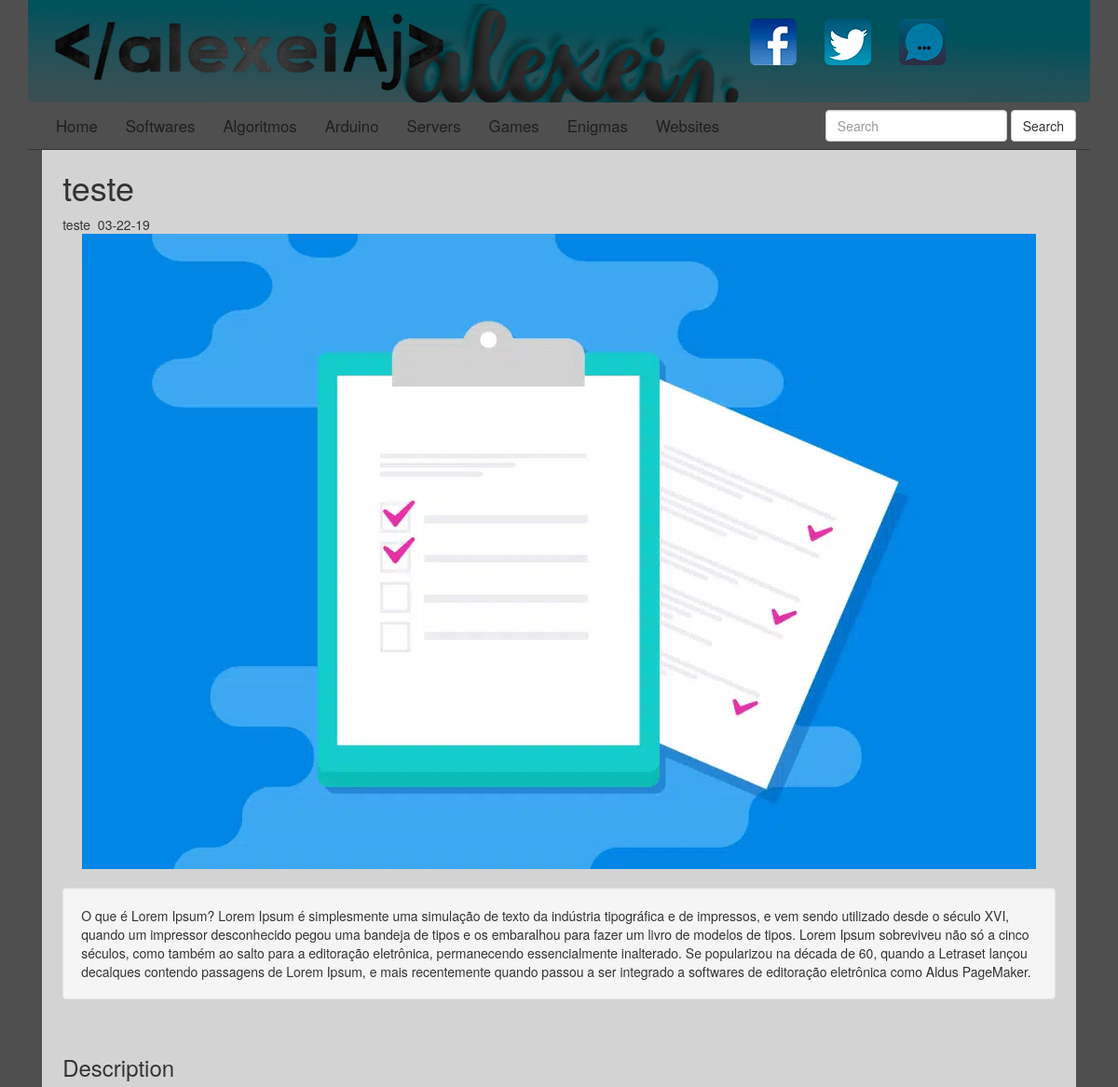
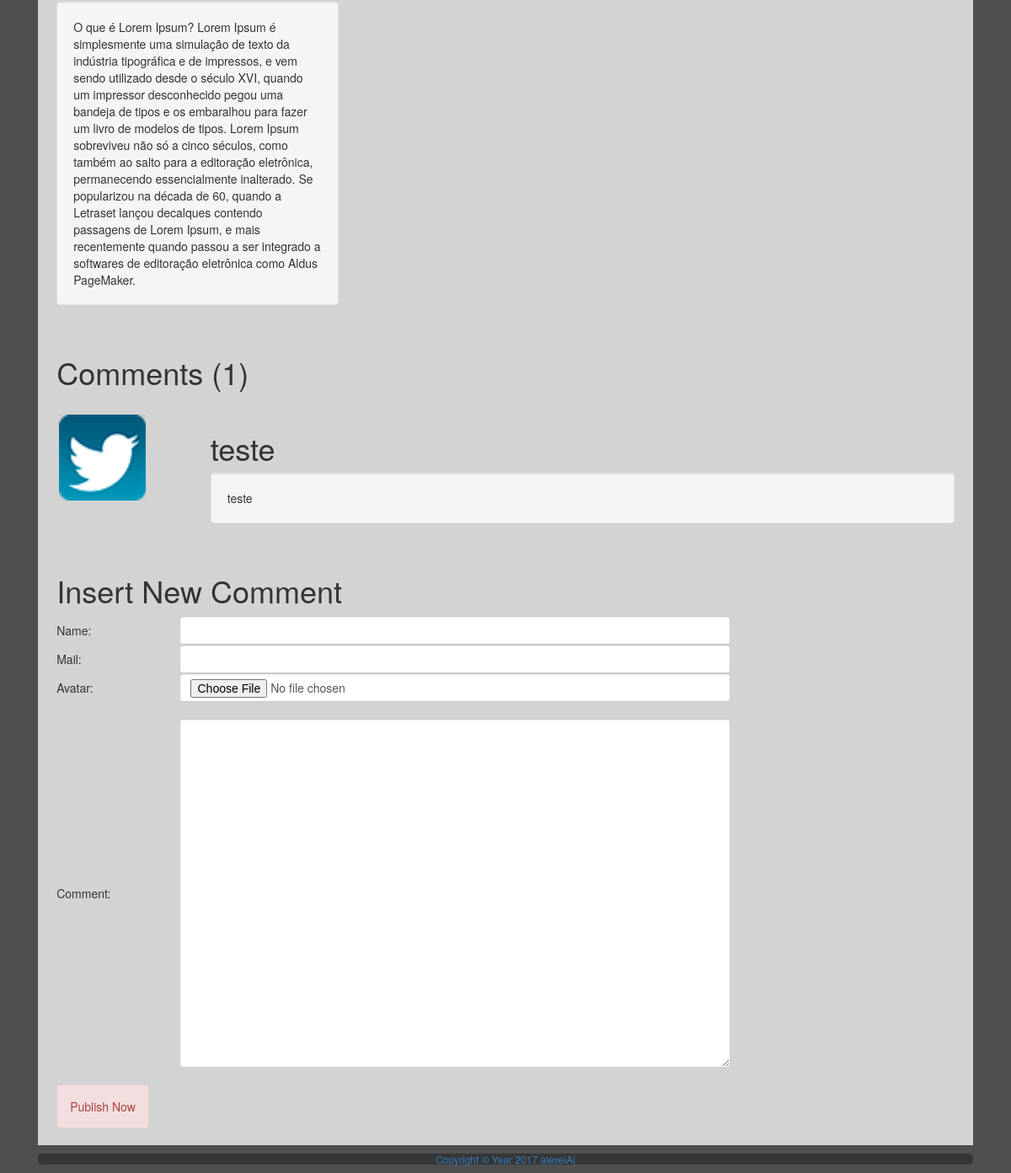
/index.php?post=1, run on the app's committed database (2 pictures, top to bottom).
### tables this page shows
CREATE TABLE IF NOT EXISTS `category` (
  `cat_id` int(11) NOT NULL AUTO_INCREMENT,
  `cat_name` text NOT NULL,
  PRIMARY KEY (`cat_id`)
);

CREATE TABLE IF NOT EXISTS `post` (
  `post_id` int(11) NOT NULL AUTO_INCREMENT,
  `post_title` text NOT NULL,
  `post_date` text NOT NULL,
  `post_author` text NOT NULL,
  `post_image` text NOT NULL,
  `post_content` text NOT NULL,
  `post_cat` int(11) NOT NULL,
  `post_desc` text NOT NULL,
  `post_key` text NOT NULL,
  PRIMARY KEY (`post_id`)
);

CREATE TABLE IF NOT EXISTS `comment` (
  `com_id` int(11) NOT NULL AUTO_INCREMENT,
  `com_name` text NOT NULL,
  `com_content` text NOT NULL,
  `com_mail` text NOT NULL,
  `com_avatar` text NOT NULL,
  `com_post` int(11) NOT NULL,
  PRIMARY KEY (`com_id`)
);

### include/post_inside.php (the view, shortened to what this page needs)
<?php
	$post_id = $_GET['post'];
	$run_post = mysqli_query($conexao ,"SELECT * FROM post WHERE post_id = '$post_id'") or die("Not Found");
	while($post_row = mysqli_fetch_array($run_post)){
			$post_id = $post_row['post_id'];
			$post_title = $post_row['post_title'];
			$post_date = $post_row['post_date'];
			$post_author = $post_row['post_author'];
			$post_image = $post_row['post_image'];
			$post_content = $post_row['post_content'];
			$post_desc = $post_row['post_desc'];
		echo ("
			<div class='row'>
				<div class='col-md-12'>
					<h1>$post_title</h1>
				</div>
			</div>
		");
		echo ("
			<div class='row'>
				<div class='col-md-12'>
					<span>$post_author<span>&nbsp&nbsp</span>$post_date</span>
				</div>
			</div>
		");
		if($post_image != ""){
			echo ("
				<div class='row'>
					<div class='col-md-12'>
						<img src='./user_img/$post_image' class='img-responsive center-block' alt='Responsive image'/>
					</div>
				</div>
				</br>
			");
		}
		if($post_content != "" && $post_content != "<br>"){
			echo ("
				<div class='row'>
					<div class='col-md-12'>
						<div class='well'>
							$post_content
						</div>
					</div>
				</div>
				</br>
			");
		}
		if($post_desc != "" && $post_desc != "<br>"){
			echo ("
				<div class='row'>
					<div class='col-md-4'>
						<h3>Description</h3>
						<div class='well'>
							$post_desc
						</div>
					</div>
					<div class='col-md-8'>
					</div>
				</div>
				</br>
			");
		}
	}
?>
<?php include './include/comment.php';?>
<?php include './include/publish_com.php';?>

### include/header.php
<header>
	<div class="container-fluid header">
		<div class="row">
			<div class="col-md-5 text-center">
				<div class="logo"><a href="index.php">
					<img src="./img/logo.png" class="img-responsive" alt="Responsive image">
				</a></div>
			</div>
			<div class="col-md-1 col-md-offset-3 text-center navbar-collapse collapse down"><a href="https://www.facebook.com/AlexeiAj">
				<img src="./img/facebook.png" class="img-responsive" alt="Responsive image">
			</a></div>
			<div class="col-md-1 text-center navbar-collapse collapse down"><a href="https://twitter.com/AlexeiAj">
				<img src="./img/twitter.png" class="img-responsive" alt="Responsive image">
			</a></div>
			<div class="col-md-1 text-center navbar-collapse collapse down"><a href="contato.php">
				<img src="./img/contato.png" class="img-responsive" alt="Responsive image">
			</a></div>
		</div>
	</div>
	<div class="container-fluid borderdown">
		<div class="menu">
			<ul class="nav navbar-nav">
				<?php
					$run_cat = mysqli_query($conexao ,"SELECT * FROM category") or die("Not Found");
					while($cat_row = mysqli_fetch_array($run_cat)){
						$cat_id = $cat_row['cat_id'];
						$cat_name = $cat_row['cat_name'];
						if($cat_id == "1"){
							echo ("<li><a href='index.php'>$cat_name</a></li>");
						}else{
							echo ("<li><a href='index.php?cat=$cat_id'>$cat_name</a></li>");
						}
					}
				?>
			</ul>
			<form class="navbar-form navbar-right navbar-collapse collapse">
				<input type="text" class="form-control" placeholder="Search" name="src">
				<button type="submit" class="btn btn-default">Search</button>
			</form>
		</div>
	</div>
</header>

### include/comment.php (shortened to what this page needs)
<?php
	$run_com = mysqli_query($conexao ,"SELECT * FROM comment order by com_id") or die("Not Found");
	$comments = 0;
	while($com_row = mysqli_fetch_array($run_com)){
			$com_post = $com_row['com_post'];
		if($com_post == $post_id){
			$comments++;
		}
	}
	echo ("<h1>Comments ($comments)</h1></br>");
	$run_com = mysqli_query($conexao ,"SELECT * FROM comment order by com_id") or die("Not Found");
	while($com_row = mysqli_fetch_array($run_com)){
			$com_name = $com_row['com_name'];
			$com_avatar = $com_row['com_avatar'];
			$com_content = $com_row['com_content'];
			$com_post = $com_row['com_post'];
		if($com_post == $post_id){
			if($com_avatar != ""){
				echo ("
					<div class='row'>
						<div class='col-md-2'>
							<div class='webcolorlightgray pad_in'>
								<img src='./user_img/$com_avatar' class='img-responsive' alt='Responsive image' width='70%' heigth='60%'/>
							</div>
						</div>
						<div class='col-md-10'>
							<h1>$com_name</h1>
							<div class='well'>$com_content</div>
						</div>
					</div>
					</br>
				");
			}
		}
	}
?>

### css/style.css (style rules this page uses)
.down { margin-top:20px; }
.webcolorgray { background-color:#4F4F4F; }
.webcolorlightgray { background-color:#D3D3D3; }
.borderdown { border-bottom: 1px solid #363636; border-radius: 0px; }
.nav > li a { color: #1F1F1F; font-size: 120%; }
.header { background: url(/img/header.png); background-size: cover; border-radius: 0 0 5px 5px; }
.pad_in { padding-left: 2%; padding-right: 2%; }

### data on the page
category: cat_name "Home"
category: cat_name "Softwares"
category: cat_name "Algoritmos"
category: cat_name "Arduino"
category: cat_name "Servers"
category: cat_name "Games"
category: cat_name "Enigmas"
category: cat_name "Websites"
post: post_title "teste", post_author "teste", post_date "03-22-19", post_image (picture), post_content "O que é Lorem Ipsum? Lorem Ipsum é simplesmente uma simulação de texto da indústria tipográfica e de impressos, e vem sendo utilizado desde o século XVI, quando um impressor desconhecido pegou uma bandeja de tipos e os embaralhou para fazer um livro de modelos de tipos. Lorem Ipsum sobreviveu não só a cinco séculos, como também ao salto para a editoração eletrônica, permanecendo essencialmente inalterado. Se popularizou na década de 60, quando a Letraset lançou decalques contendo passagens de Lorem Ipsum, e mais recentemente quando passou a ser integrado a softwares de editoração eletrônica como Aldus PageMaker.", post_desc "O que é Lorem Ipsum? Lorem Ipsum é simplesmente uma simulação de texto da indústria tipográfica e de impressos, e vem sendo utilizado desde o século XVI, quando um impressor desconhecido pegou uma bandeja de tipos e os embaralhou para fazer um livro de modelos de tipos. Lorem Ipsum sobreviveu não só a cinco séculos, como também ao salto para a editoração eletrônica, permanecendo essencialmente inalterado. Se popularizou na década de 60, quando a Letraset lançou decalques contendo passagens de Lorem Ipsum, e mais recentemente quando passou a ser integrado a softwares de editoração eletrônica como Aldus PageMaker."
comment: com_avatar (picture), com_name "teste", com_content "teste"

### other printed values
$comments "1"
